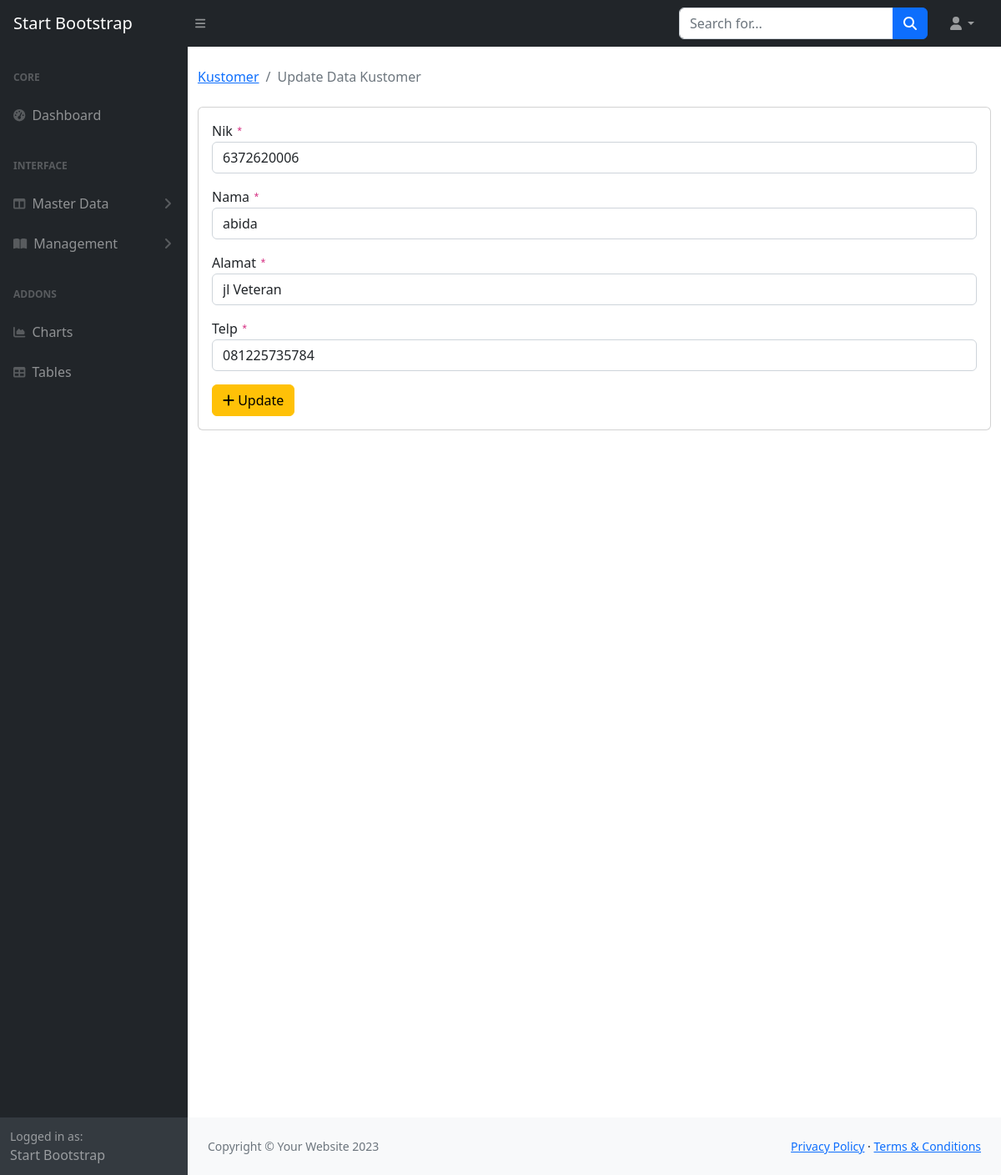
Screenshot of /kustomer/getedit/1 with the database file from the repository.
### tables this page shows
CREATE TABLE `kustomer` (
  `id` int NOT NULL,
  `nik` char(20) DEFAULT NULL,
  `name` char(100) DEFAULT NULL,
  `alamat` varchar(255) DEFAULT NULL,
  `telp` char(20) DEFAULT NULL
);

### application/views/template/main.php (called while the page is built, shortened)
<?php
$this->load->view('template/header');
$this->load->view('template/navbar');
$this->load->view('template/sidebar');
$this->load->view($content);

### application/controllers/Kustomer.php (called while the page is built, shortened)
<?php
class Kustomer extends CI_Controller{
    public function __construct()
    {
        $this->load->model('Kustomer_model');
        $this->load->library('form_validation');
    }
    public function getedit($id)
    {
        $data = array(
            'title' => 'Update Data Kustomer',
            'kustomer' => $this->Kustomer_model->getById($id),
            'content' => 'kustomer/edit_form'
        );
        $this->load->view('template/main', $data);
    }
}

### index.php (called while the page is built, shortened)
<?php
require_once BASEPATH.'core/CodeIgniter.php';

### application/models/Kustomer_model.php (called while the page is built, shortened)
<?php defined('BASEPATH') or exit('No direct script access allowed');
class Kustomer_model extends CI_Model
{
  protected $_table = 'kustomer';
  public function getById($id)
  {
    return $this->db->get_where($this->_table, ['id' => $id])->row();
  }
}

### application/views/kustomer/edit_form.php (the view, shortened to what this page needs)
<main>
  <div class="container-fluid">
    <ol class="breadcrumb mb-4">
      <li class="breadcrumb-item active"><a href="<?php echo site_url('kustomer') ?>">Kustomer</a></li>
      <li class="breadcrumb-item active"><?php echo $title ?></li>
    </ol>
    <div class="card mb-4">
      <div class="card-body">
        <form action="<?php echo site_url('kustomer/edit') ?>" method="post">
          <div class="mb-3">
            <label>Nik <code>*</code></label>
            <input class="form-control" name="nik" value="<?= $kustomer->nik; ?>" type="text" placeholder="Nik">
          </div>
          <div class="mb-3">
            <label>Nama <code>*</code></label>
            <input class="form-control" name="name" value="<?= $kustomer->name; ?>" type="text" placeholder="Nama">
          </div>
          <div class="mb-3">
            <label>Alamat <code>*</code></label>
            <input class="form-control" name="alamat" value="<?= $kustomer->alamat; ?>" type="text" placeholder="Alamat">
          </div>
          <div class="mb-3">
            <label>Telp <code>*</code></label>
            <input class="form-control" name="telp" value="<?= $kustomer->telp; ?>" type="text" placeholder="Telp">
          </div>
          <button class="btn btn-warning" type="submit"><i class="fas fa-plus"></i> Update</button>
        </form>
      </div>
    </div>
    <div style="height: 100vh"></div>
  </div>
</main>

### rows the page displays
kustomer: nik "6372620006", name "abida", alamat "jl Veteran", telp "081225735784"

### other values shown
$title "Update Data Kustomer"
